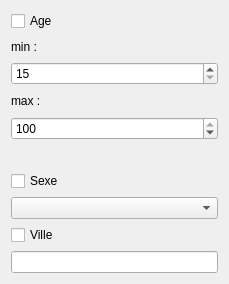
      <widget class="QWidget" name="scrollAreaWidgetContents_3">
       <property name="geometry">
        <rect>
         <x>0</x>
         <y>0</y>
         <width>229</width>
         <height>284</height>
        </rect>
       </property>
       <layout class="QVBoxLayout" name="verticalLayout_10">
        <item>
         <widget class="QCheckBox" name="checkBox_age">
          <property name="text">
           <string>Age</string>
          </property>
         </widget>
        </item>
        <item>
         <widget class="QLabel" name="label_age_min">
          <property name="text">
           <string>min :</string>
          </property>
         </widget>
        </item>
        <item>
         <widget class="QSpinBox" name="spinBox_age_min">
          <property name="minimum">
           <number>15</number>
          </property>
          <property name="maximum">
           <number>100</number>
          </property>
         </widget>
        </item>
        <item>
         <widget class="QLabel" name="label_age_max">
          <property name="text">
           <string>max :</string>
          </property>
         </widget>
        </item>
        <item>
         <widget class="QSpinBox" name="spinBox_age_max">
          <property name="minimum">
           <number>15</number>
          </property>
          <property name="maximum">
           <number>100</number>
          </property>
          <property name="value">
           <number>100</number>
          </property>
         </widget>
        </item>
        <item>
         <widget class="QLabel" name="label_error_age">
          <property name="text">
           <string/>
          </property>
         </widget>
        </item>
        <item>
         <widget class="QCheckBox" name="checkBox_sexe">
          <property name="text">
           <string>Sexe</string>
          </property>
         </widget>
        </item>
        <item>
         <widget class="QComboBox" name="comboBox_sexe">
          <item>
           <property name="text">
            <string/>
           </property>
          </item>
          <item>
           <property name="text">
            <string>Homme</string>
           </property>
          </item>
          <item>
           <property name="text">
            <string>Femme</string>
           </property>
          </item>
         </widget>
        </item>
        <item>
         <widget class="QCheckBox" name="checkBox_ville">
          <property name="text">
           <string>Ville</string>
          </property>
         </widget>
        </item>
        <item>
         <widget class="QLineEdit" name="lineEdit_ville"/>
        </item>
       </layout>
      </widget>
